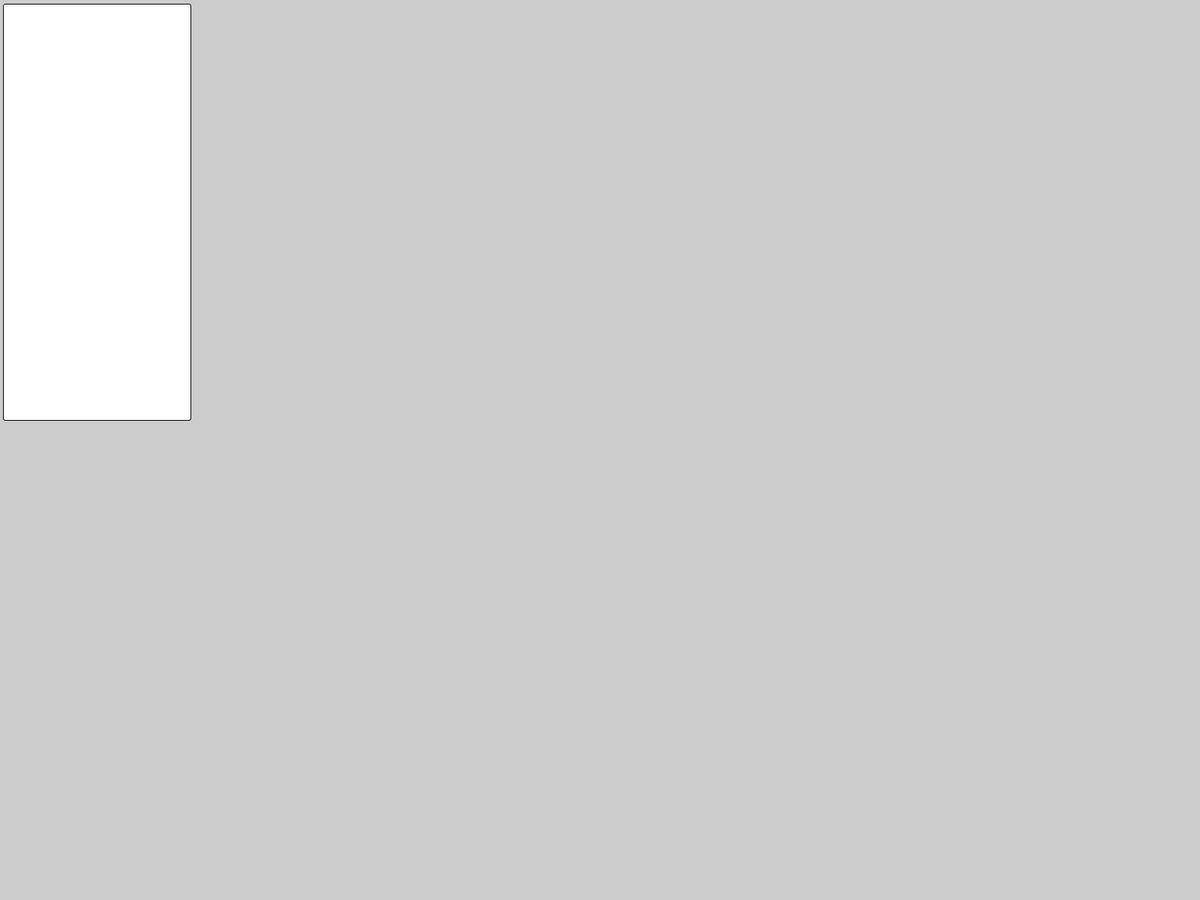
Frame 1 (no input)
Frame 60 (the mouse pressed at the canvas centre just before this capture): identical to frame 1, image omitted
Frame 120 (the mouse held since frame 60 and released just before this capture): identical to frame 1, image omitted

The Processing sketch that drew this single still picture (run headless with seeded random() and noise(); from frame 60 on, the mouse is pressed at the canvas centre):

// Processing sketch: Music20260213
// ── Music20260213.pde
void settings() {
  fullScreen(1);
  size(displayWidth,displayHeight);
}

void setup() {
  // Left side
  
  // Main Container
  float MainContainerXPos = displayWidth * 5/1920;
  float MainContainerYPos = displayHeight * 5/1080;
  
  float MainContainerXSize = displayWidth * 300/1920;
  float MainContainerYSize = displayHeight * 500/1080;
  
  rect(MainContainerXPos, MainContainerYPos, MainContainerXSize, MainContainerYSize, 3);
}

void draw() {

}
